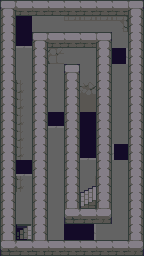

Tiled map render using the project's own tile images. Description and the map definition, with tile-layer contents summarised, below:
An orthogonal 9x16 tile map with 16x16 px tiles, 3 tile layers (Kachelebene 1, Schlucht, graphics), 4 tilesets and 17 objects.

<map version="1.0" tiledversion="1.1.6" orientation="orthogonal" renderorder="right-down" width="9" height="16" tilewidth="16" tileheight="16" infinite="0" nextobjectid="97">
 <tileset firstgid="1" name="tiles_dungeon_v1.1" tilewidth="16" tileheight="16" tilecount="480" columns="20">
  <image source="tiles_dungeon_v1.1.png" width="320" height="384" />
 </tileset>
 <tileset firstgid="481" name="tiles_dungeon_v1.1" tilewidth="16" tileheight="16" tilecount="480" columns="20">
  <image source="tiles_dungeon_v1.1.png" width="320" height="384" />
 </tileset>
 <tileset firstgid="961" name="tiles_dungeon_v1.1" tilewidth="16" tileheight="16" tilecount="480" columns="20">
  <image source="tiles_dungeon_v1.1.png" width="320" height="384" />
 </tileset>
 <tileset firstgid="1441" name="tiles_dungeon_v1.1" tilewidth="16" tileheight="16" tilecount="480" columns="20">
  <image source="tiles_dungeon_v1.1.png" width="320" height="384" />
 </tileset>
 <layer name="Kachelebene 1" width="9" height="16">
  <data>[144 cells, 144 non-empty, 28 distinct tile ids]</data>
 </layer>
 <layer name="Schlucht" width="9" height="16">
  <data>[144 cells, 11 non-empty, 4 distinct tile ids]</data>
 </layer>
 <layer name="graphics" width="9" height="16">
  <data>[144 cells, 3 non-empty, 3 distinct tile ids]</data>
 </layer>
 <objectgroup name="Schlucht" visible="0">
  <object id="90" x="16" y="160" width="16" height="16" />
  <object id="91" x="16" y="16" width="16" height="32" />
  <object id="92" x="112" y="48" width="16" height="16" />
  <object id="93" x="112" y="144" width="16" height="16" />
  <object id="94" x="64" y="224" width="32" height="16" />
  <object id="95" x="48" y="112" width="16" height="16" />
  <object id="96" x="80" y="112" width="16" height="48" />
 </objectgroup>
 <objectgroup name="Stein, TreppeRunter" visible="0">
  <object id="1" x="0" y="0" width="144" height="16" />
  <object id="2" x="0" y="16" width="16" height="240" />
  <object id="3" x="16" y="240" width="128" height="16" />
  <object id="4" x="128" y="16" width="16" height="224" />
  <object id="84" x="16" y="224" width="16" height="16" />
  <object id="85" x="32" y="32" width="16" height="208" />
  <object id="86" x="48" y="32" width="64" height="16" />
  <object id="87" x="96" y="48" width="16" height="176" />
  <object id="88" x="64" y="64" width="16" height="160" />
  <object id="89" x="80" y="208" width="16" height="16" />
 </objectgroup>
 <objectgroup name="Sonstiges" visible="0" locked="1" />
</map>
